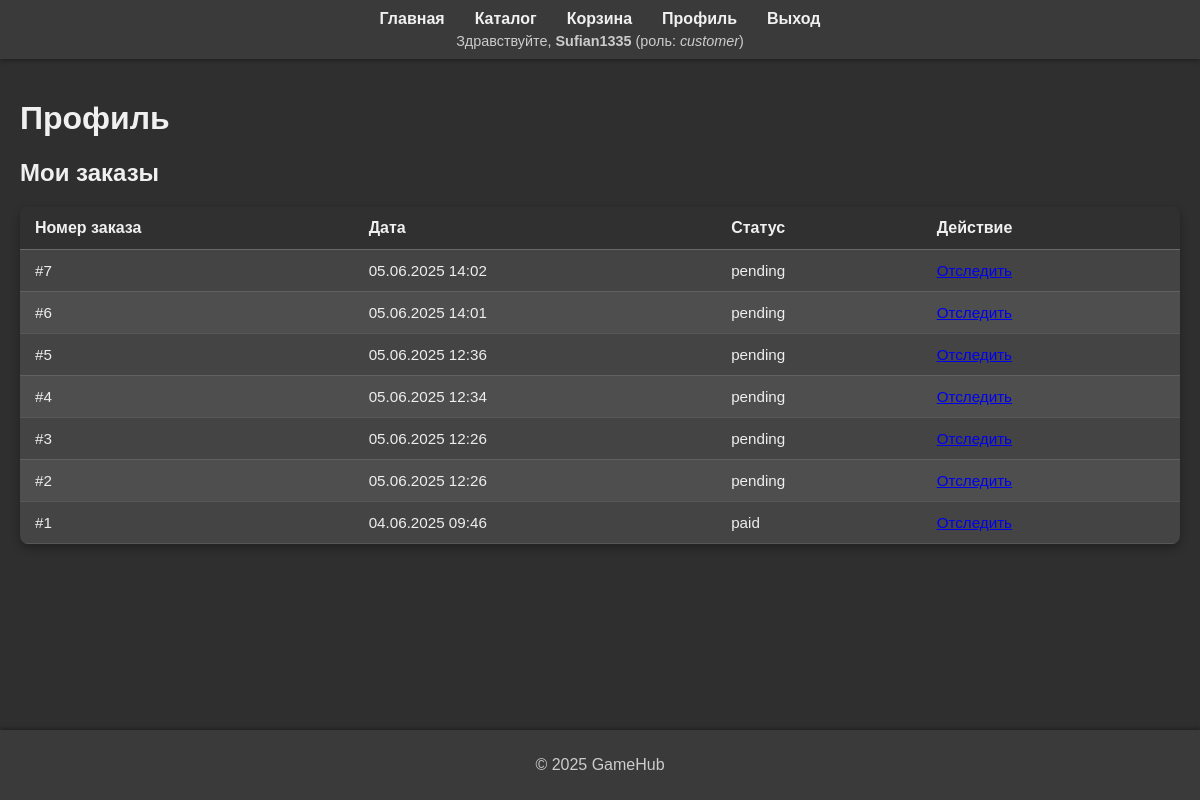
Screenshot of /profile (signed in) with the database file from the repository.
### app.py (models this page shows)
class Order(db.Model):
    __tablename__ = 'orders'
    id         = db.Column(db.Integer, primary_key=True)
    buyer_id   = db.Column(db.Integer, db.ForeignKey('users.id'), nullable=False)
    items      = db.Column(db.Text, nullable=False)  # JSON-строка [{id,title,price,quantity}, …]
    status     = db.Column(db.String(20), nullable=False, default='pending')
    created_at = db.Column(db.DateTime, server_default=func.now())
    buyer = db.relationship('User', backref='orders')

### app.py (the view)
@app.route('/profile')
def profile():
    if 'user_id' not in session or session.get('role') != 'customer':
        return redirect(url_for('login'))
    orders = Order.query.filter_by(buyer_id=session['user_id']).order_by(Order.created_at.desc()).all()
    return render_template('profile.html', orders=orders)

### templates/profile.html (shortened to what this page needs)
<!DOCTYPE html>
<html lang="ru">
	<head>
		<link
			rel="stylesheet"
			href="{{ url_for('static', filename='styles.css') }}"
		/>
	</head>
	<body>
		<header>
			<nav>
				<ul>
					<li><a href="{{ url_for('index') }}">Главная</a></li>
					{% if session.get('role') == 'customer' %}
					<li><a href="{{ url_for('catalog') }}">Каталог</a></li>
					<li><a href="{{ url_for('cart') }}">Корзина</a></li>
					<li><a href="{{ url_for('profile') }}">Профиль</a></li>
					{% endif %}  {% if session.get('user_id') %}
					<li><a href="{{ url_for('logout') }}">Выход</a></li>
					{% else %}
					<li><a href="{{ url_for('login') }}">Вход</a></li>
					{% endif %}
				</ul>
			</nav>
			{% if session.get('user_id') %}
			<div class="user-info">
				Здравствуйте, <strong>{{ session.username }}</strong> (роль:
				<em>{{ session.role }}</em>)
			</div>
			{% endif %}
		</header>
		<main>
			<h1>Профиль</h1>
			<h2>Мои заказы</h2>
			{% if orders %}
			<table>
				<thead>
					<tr>
						<th>Номер заказа</th>
						<th>Дата</th>
						<th>Статус</th>
						<th>Действие</th>
					</tr>
				</thead>
				<tbody>
					{% for order in orders %}
					<tr>
						<td>#{{ order.id }}</td>
						<td>{{ order.created_at.strftime('%d.%m.%Y %H:%M') }}</td>
						<td>{{ order.status }}</td>
						<td>
							<a href="{{ url_for('track', order_id=order.id) }}">Отследить</a>
						</td>
					</tr>
					{% endfor %}
				</tbody>
			</table>
			{% else %}
			<p>У вас ещё нет заказов.</p>
			{% endif %}
		</main>
		<footer>
			<p>&copy; 2025 GameHub</p>
		</footer>
	</body>
</html>

### static/styles.css (style rules this page uses)
html, body { height: 100%; margin: 0; padding: 0; display: flex; flex-direction: column; background-color: #2f2f2f; color: #f0f0f0; font-family: Arial, sans-serif; }
body { flex: 1; }
header { background-color: rgba(255, 255, 255, 0.05); padding: 10px 20px; box-shadow: 0 2px 4px rgba(0, 0, 0, 0.3); }
nav ul { list-style: none; margin: 0; padding: 0; display: flex; justify-content: center; flex-wrap: wrap; }
nav li { margin: 0 15px; }
nav a { text-decoration: none; color: #f0f0f0; font-weight: bold; transition: color 0.2s; }
.user-info { text-align: center; margin-top: 5px; font-size: 0.9rem; color: #ccc; }
main { padding: 20px; flex: 1; }
footer { background-color: rgba(255, 255, 255, 0.05); text-align: center; padding: 10px; box-shadow: 0 -2px 4px rgba(0, 0, 0, 0.3); color: #ccc; }
table { width: 100%; border-collapse: collapse; background: rgba(255, 255, 255, 0.1); border-radius: 8px; overflow: hidden; box-shadow: 0 4px 10px rgba(0, 0, 0, 0.3); }
th, td { padding: 12px 15px; text-align: left; }
thead { background-color: rgba(0, 0, 0, 0.3); }
thead th { color: #f0f0f0; font-size: 1rem; border-bottom: 1px solid rgba(255, 255, 255, 0.2); }
tbody tr { border-bottom: 1px solid rgba(255, 255, 255, 0.1); transition: background 0.2s; }
tbody tr:nth-child(even) { background-color: rgba(255, 255, 255, 0.05); }
td { color: #eee; font-size: 0.95rem; }

### rows the page displays
Order: id "7", created_at "05.06.2025 14:02", status "pending"
Order: id "6", created_at "05.06.2025 14:01", status "pending"
Order: id "5", created_at "05.06.2025 12:36", status "pending"
Order: id "4", created_at "05.06.2025 12:34", status "pending"
Order: id "3", created_at "05.06.2025 12:26", status "pending"
Order: id "2", created_at "05.06.2025 12:26", status "pending"
Order: id "1", created_at "04.06.2025 09:46", status "paid"

### other values shown
{{ session.username }} "Sufian1335"
{{ session.role }} "customer"
